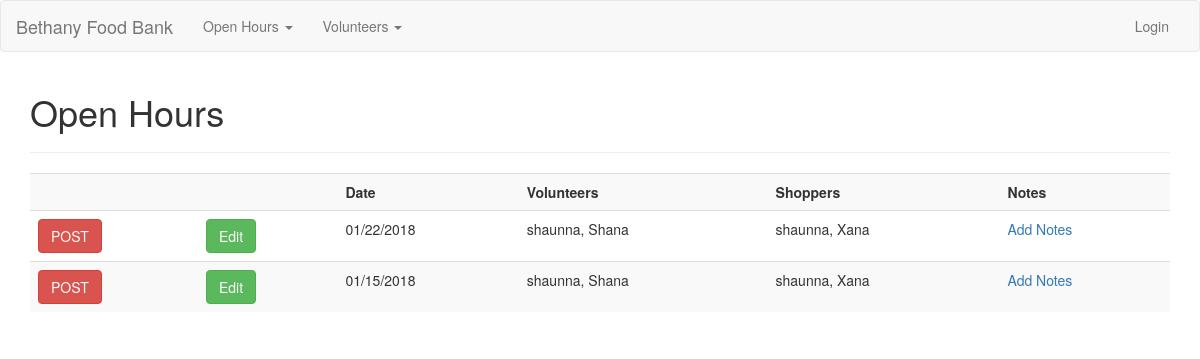
/openhours/, run on an earlier commit of the app's database.
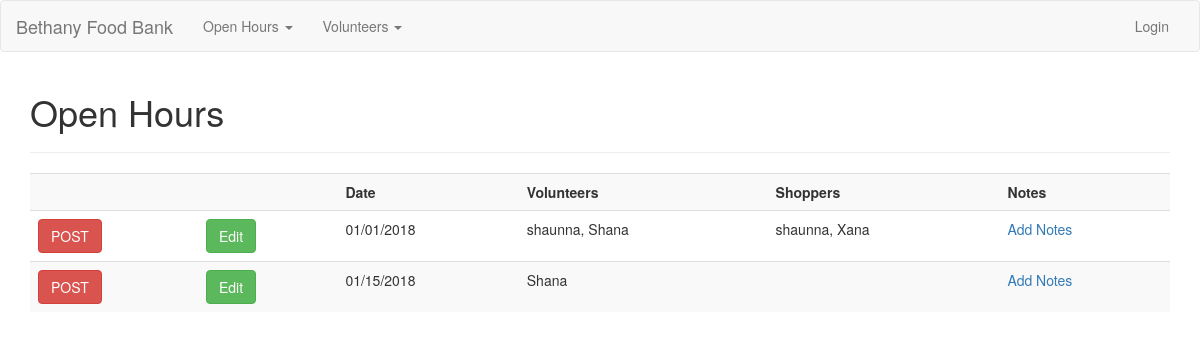
And on a later commit of the database.
### app/models.py (models this page shows, shortened)
class Openhour(db.Model):
    id = db.Column(db.Integer(), primary_key=True)
    date = db.Column(db.DateTime())
    posted = db.Column(db.Boolean)
    volunteers = db.relationship('Volunteer', secondary=openhour_volunteers, backref='openhourvols', lazy='dynamic')
    shoppers = db.relationship('Volunteer', secondary=openhour_shoppers, backref='openhourshoppers', lazy='dynamic' )
    notes = db.relationship('Note', backref='openhournotes', lazy=True)

class Volunteer(db.Model):
    id = db.Column(db.Integer(), primary_key=True)
    name = db.Column(db.String(100))
    role = db.Column(db.String(50))
    email = db.Column(db.String(255), unique=True, nullable=False)
    active = db.Column(db.Boolean)
    openhours = db.relationship('Openhour', secondary=openhour_volunteers, backref='ohvolunteers', lazy='subquery')
    openhour_shoppers = db.relationship('Openhour', secondary=openhour_shoppers, backref='ohshoppers', lazy='subquery')
    notes = db.relationship('Note', backref='openhour', lazy=True)

### app/openhours/views.py (the view)
@openhours_blueprint.route('/')
def index():
    openhours = Openhour.query.all()
    if openhours:
        return render_template('openhours.html', openhours=openhours)
    else:
        msg = 'No Open Hours Found'
        return render_template('openhours.html', msg=msg)

### app/openhours/templates/openhours.html
{% extends 'layout.html' %}
{% block body %}
  <h1>Open Hours</h1>
  <hr>
  <table class="table table-striped">
    <tr>
      <th></th>
      <th></th>
      <th>Date</th>
      <th>Volunteers</th>
      <th>Shoppers</th>
      <th>Notes</th>
    </tr>
    {% for openhour in openhours %}
      <tr>
        <td><a class="btn btn-danger" href="{{openhour.id}}/post">POST</a></td>
        <td><a class="btn btn-success" href="{{openhour.id}}/edit">Edit</a></td>
        <td>{{ openhour.date.strftime('%m/%d/%Y') }}</td>
        <td>
          {% for volunteer in openhour.volunteers %}
            <span> {{volunteer.name}}{{ "," if not loop.last }}</span>
          {% endfor %}
        </td>
        <td>
          {% for shopper in openhour.shoppers %}
            <span>{{shopper.name}}{{ "," if not loop.last }}</span>
          {% endfor %}
        </td>
        {% if openhour.notes %}
          <td><a href="{{openhour.id}}/notes">View Notes</a></td>
        {% else %}
          <td><a href="{{openhour.id}}/notes/new">Add Notes</a></td>
        {% endif %}
      </tr>
    {% endfor %}
  </table>
{% endblock %}

### app/templates/layout.html (shortened to what this page needs)
<!DOCTYPE html>
<html>
  <head>
    <link rel="stylesheet" href="https://maxcdn.bootstrapcdn.com/bootstrap/3.3.7/css/bootstrap.min.css"/>
  </head>
  <body>
    {% include 'includes/_navbar.html' %}
    <div class="container">
      {% block body %}{% endblock %}
    </div>
  </body>
</html>

### app/templates/includes/_navbar.html (shortened to what this page needs)
<nav class="navbar navbar-default">
  <div class="container-fluid">
    <div class="navbar-header">
      <a class="navbar-brand" href="/">Bethany Food Bank</a>
    </div>
    <div class="collapse navbar-collapse" id="myNavbar">
      <ul class="nav navbar-nav">
        <li class="dropdown">
          <a class="dropdown-toggle" data-toggle="dropdown" href="#">Open Hours <span class="caret"></span></a>
        </li>
        <li class="dropdown">
          <a class="dropdown-toggle" data-toggle="dropdown" href="#">Volunteers <span class="caret"></span></a>
        </li>
      </ul>
      <ul class="nav navbar-nav navbar-right">
        {% if session.user %}
          <li><a href="/logout">Logout</a></li>
        {% else %}
          <li><a href="/user_login">Login</a></li>
        {% endif %}
      </ul>
    </div>
  </div>
</nav>

What changed in the data, as far as the page shows it:
changed Openhour (number 1 of 2 on the later page): date "01/22/2018" → "01/01/2018"
changed Openhour (number 2 of 2 on the later page): loses Volunteer (name "shaunna", last ","); loses Volunteer (name "Xana")
